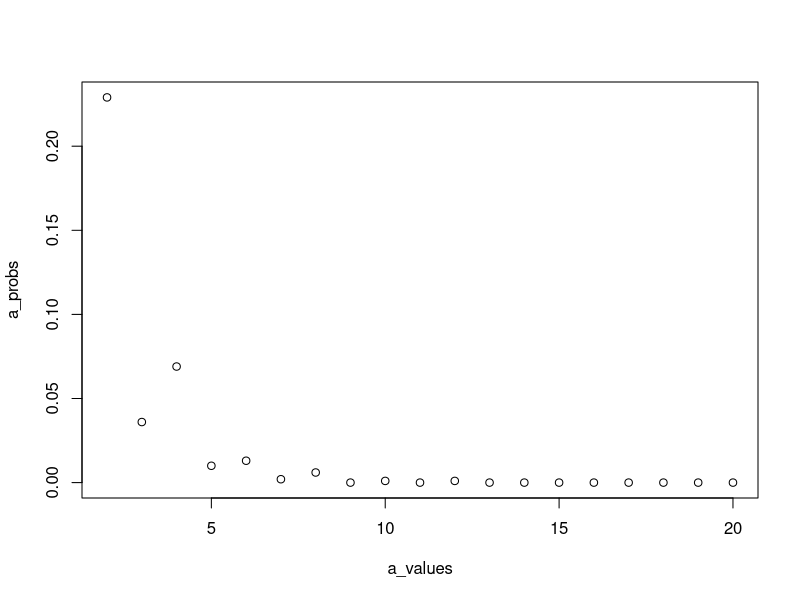
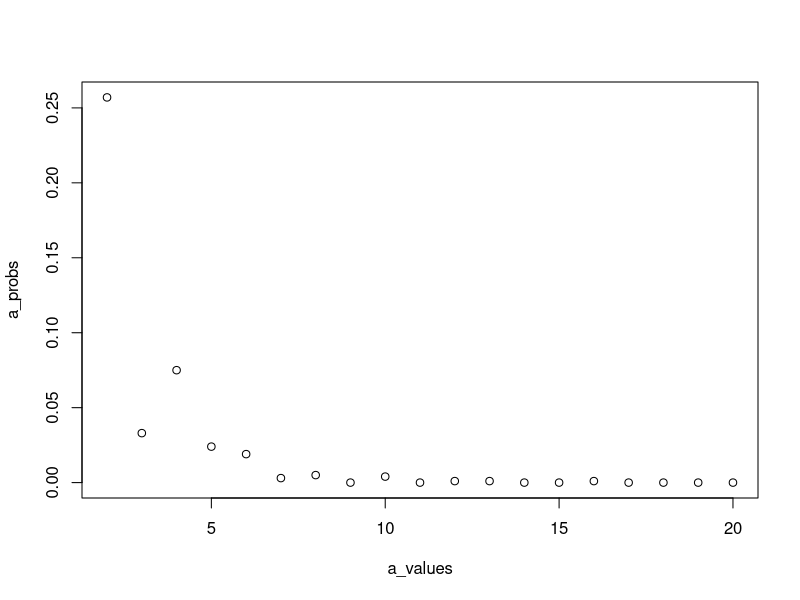

Generate these figures, in order, with R:
## ---- chunk 1
set.seed(111)

n_people <- 100 # number of people in the theater
nsim <- 1000 # number of simulations to estimate probability
results <- rep(NA, nsim)
seats <- 1:n_people

for(i in 1:nsim){
  # vector to store which seats are taken
  # taken[i] is 0 when the seat is free
  taken <- rep(0, n_people)
  
  # first person randomly chooses a seat
  choice <- sample(seats, 1)
  taken[choice] <- 1
  
  # now go through everyone else (except the last person)
  for(j in 2:(n_people - 1)){
    
    # if the seat is free, take their seat. Otherwise,
    # randomly choose a seat from the ones available
    choice <- ifelse(taken[j] == 0, j, 
                     sample(seats[taken == 0], 1))
    taken[choice] <- 1
  }
  
  results[i] <- taken[n_people]
}

mean(results)
## ---- chunk 2
# helper function so we can play the game for different values of a
# input: the number of players who will be looking for slips
# output: whether they all found their slips (TRUE) or not (FALSE)
play_game <- function(a){
  
  # randomly assign slips to boxes
  slips <- 1:a
  boxes <- sample(slips, a, replace=F)
  
  # store whether each player saw their slip
  # (could also use a counter here)
  player_results <- rep(NA, a)
  
  for(player in 1:a){
    # randomly choose a/2 boxes to open
    opened_boxes <- sample(1:a, a/2, replace = F)
    player_results[player] <- player %in% boxes[opened_boxes]
  }
  return(sum(player_results) == a)
}

a_values <- 2:20 # values of a to consider
a_probs <- rep(NA, length(a_values)) # results for each a
ngames <- 1000

for(i in 1:length(a_values)){
  game_results <- rep(NA, ngames)
  
  for(j in 1:ngames){
    game_results[j] <- play_game(a_values[i])
  }
  a_probs[i] <- mean(game_results)
}

plot(a_values, a_probs)
## ---- chunk 3
# helper function so we can play the game for different values of a
# input: the number of players who will be looking for slips
# output: whether they all found/guessed their colors (TRUE) or not (FALSE)
play_game_q3 <- function(a){
  
  # randomly assign slips to boxes, and randomly color the slips
  slips <- 1:a
  boxes <- sample(slips, a, replace=F)
  slip_colors <- sample(c("red", "blue"), a, replace=T)
  player_results <- rep(NA, a)
  
  for(player in 1:a){
    
    # randomly choose which boxes to open
    opened_boxes <- sample(1:a, a/2, replace = F)
    
    # if the player sees their slip, they KNOW their color
    # otherwise, they take a guess!
    if(player %in% boxes[opened_boxes]){
      player_results[player] <- TRUE
    } else {
      random_guess <- sample(c("red", "blue"), 1)
      player_results[player] <- random_guess == slip_colors[player]
    }
  }
  return(sum(player_results) == a)
}

a_values <- 2:20 # values of a to consider
a_probs <- rep(NA, length(a_values)) # results for each a
ngames <- 1000

for(i in 1:length(a_values)){
  game_results <- rep(NA, ngames)
  
  for(j in 1:ngames){
    game_results[j] <- play_game(a_values[i])
  }
  a_probs[i] <- mean(game_results)
}

plot(a_values, a_probs)
## ---- chunk 4
huber <- function(x){
  return(ifelse(abs(x) <= 1, x^2, 2*abs(x) - 1))
}
## ---- chunk 5
huber(c(0.5, 1, 2))
## ---- chunk 6
huber <- function(x, a=1){
  return(ifelse(abs(x) <= a, x^2, 2*abs(x) - 1))
}
## ---- chunk 7
huber <- function(x, a=1){
  return(ifelse(abs(x) <= a, x^2, 2*a*abs(x) - a^2))
}
## ---- chunk 8
# inputs: 
#   n: sample size
#   nsim: number of simulations
#   beta0: intercept
#   beta1: slope
#   level: confidence level (default 0.95, for a 95% CI)
#   noise_sd: a function that takes in a vector x, and returns
#             the standard deviation for each observation as a function of x
#
# output: confidence interval coverage
assess_coverage <- function(n, nsim, beta0, beta1, level = 0.95, noise_sd){
  results <- rep(NA, nsim)

  for(i in 1:nsim){
    # simulate the data
    x <- runif(n, min=0, max=1)
    noise <- rnorm(n, sd = noise_sd(x))
    y <- beta0 + beta1*x + noise
    
    # caclulate a CI and check if it contains beta1
    lm_mod <- lm(y ~ x)
    ci <- confint(lm_mod, "x", level = level)
    results[i] <- ci[1] < beta1 & ci[2] > beta1
  }
  return(mean(results))
}
## ---- chunk 9
n_values <- c(10, 50, 1000)
sd_functions <- list(function(x){return(1)},
                     function(x){return(x)},
                     function(x){return(x^2)})

results <- matrix(NA, nrow=length(n_values), ncol = length(sd_functions))
for(i in 1:length(n_values)){
  for(j in 1:length(sd_functions)){
    results[i,j] <- assess_coverage(n_values[i], nsim=1000, 
                                    beta0 = 0.5, beta1 = 1, 
                                    noise_sd = sd_functions[[j]])
  }
}

results
## ---- chunk 10
knitr::kable(cbind(n_values, results),
             col.names = c("n", "$\\sigma(X_i) = 1$", 
                           "$\\sigma(X_i) = X_i$", 
                           "$\\sigma(X_i) = X_i^2$"))
